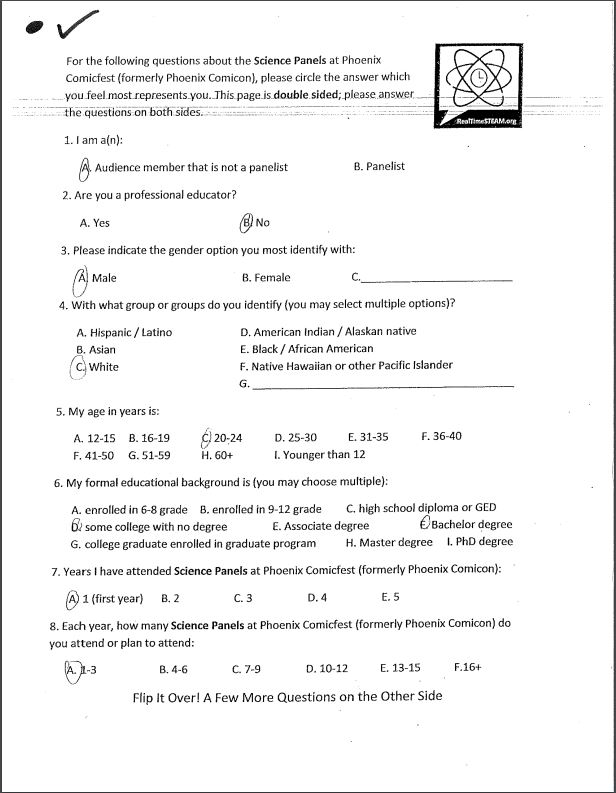
#> input picture surveyExample.JPG, 616 x 793 px
$ python detect_nonwhite.py --image ../surveyExample.JPG
#> lines starting #> are read from the running program, lines starting #| are printed output that depends on the picture; after the words box and inside, x2 and y2 are one past the last pixel; in counts of white or black regions, pixels touching at a corner belong together
# import packages
import numpy as np
import argparse
import cv2

# Argument parser
ap = argparse.ArgumentParser()
ap.add_argument("-i", "--image", help="path to the image")
args = vars(ap.parse_args())

lower = [0, 0, 0]
upper = [145, 133, 128]

lower = np.array(lower, dtype = "uint8")
upper = np.array(upper, dtype = "uint8")

# load image
image = cv2.imread(args["image"])
#> image is the input picture: shape (793, 616, 3); mean B, G, R 242.7, 242.7, 242.7

mask = cv2.inRange(image, lower, upper)
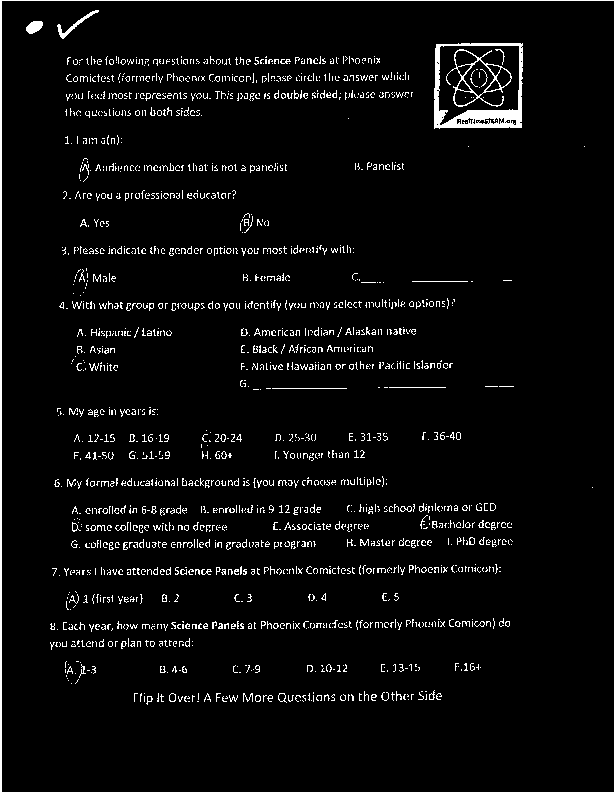
#> mask: shape (793, 616); 4.7% white in thin lines or dots
output = cv2.bitwise_and(image, image, mask = mask)
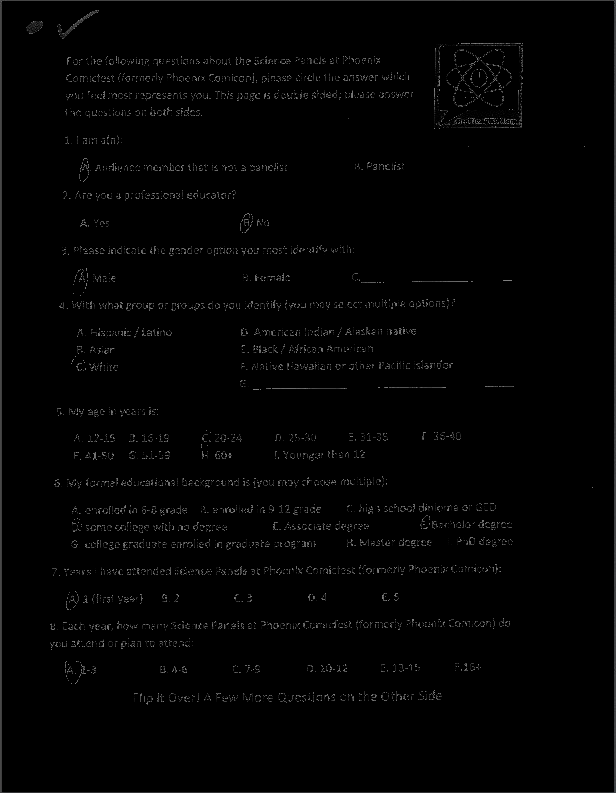
#> output: shape (793, 616, 3); mean B, G, R 3, 3, 3

blackcount = cv2.countNonZero(mask)
#> blackcount = 22898


print(blackcount)
#| 22898

cv2.imshow("images", np.hstack([image, output]))
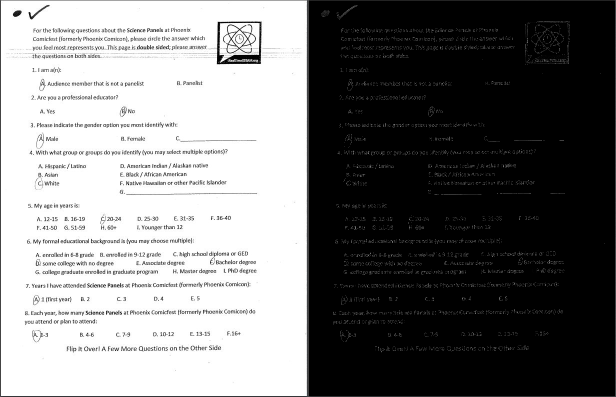
#> window 'images': shape (793, 1232, 3) (shown at 1/2 size); mean B, G, R 122.8, 122.8, 122.8
cv2.waitKey(0)

$ run again, on blank_survey-1.png
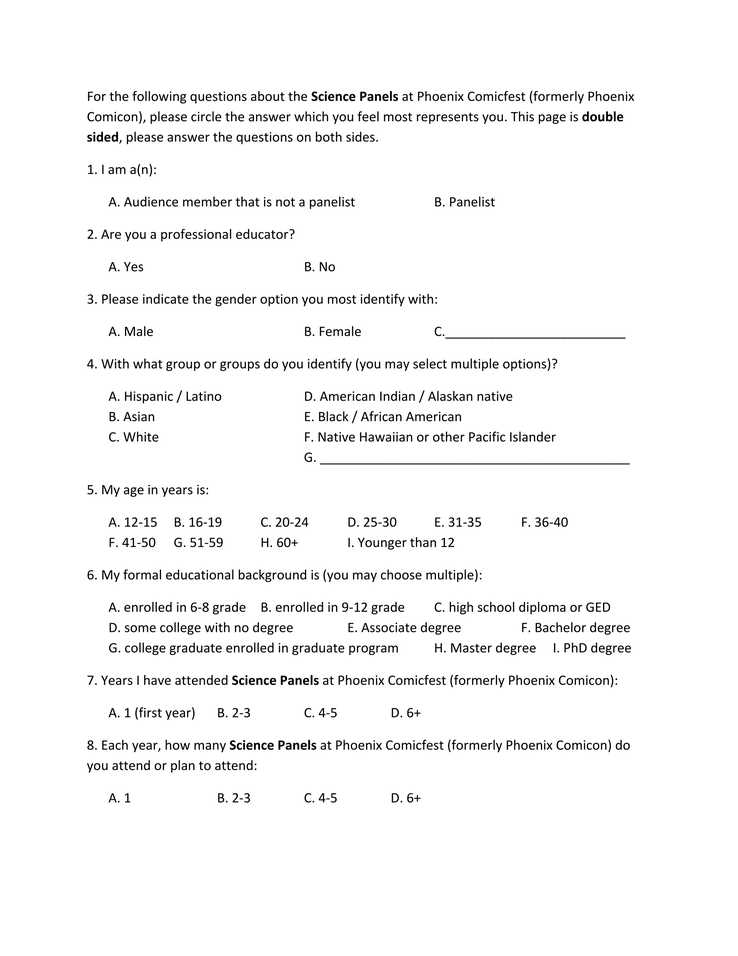
#> input picture blank_survey-1.png, 738 x 956 px, shrunk from 1700 x 2200 before the run
#> image is the input picture: shape (956, 738, 3); min 0, max 255, mean 247.2
#> `mask = cv2.inRange(image, lower, upper)`:
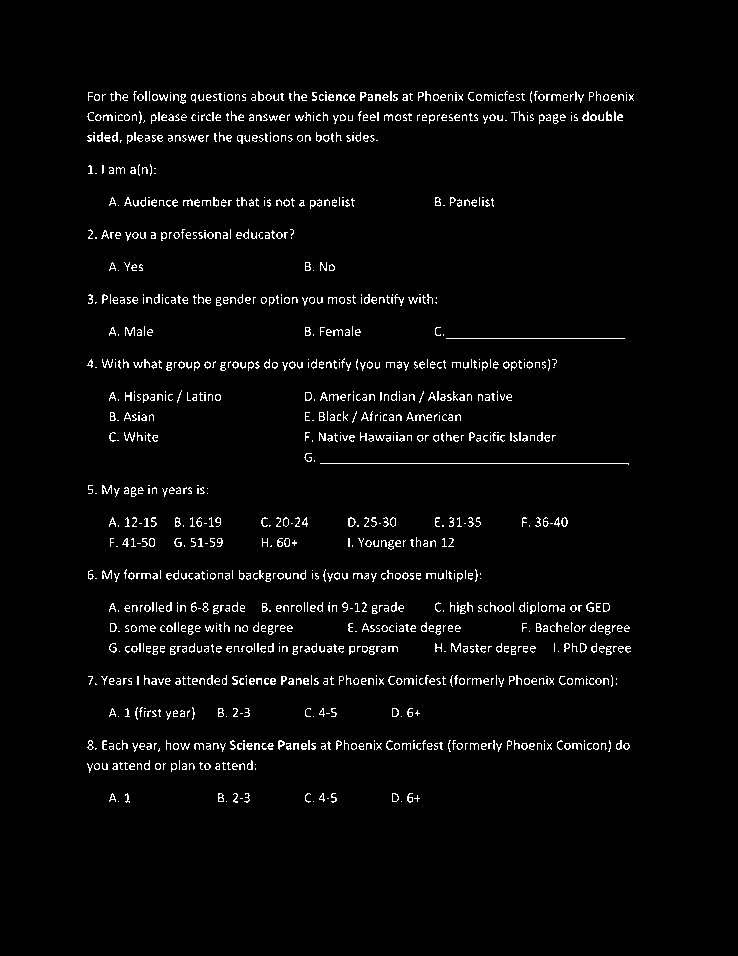
#> mask: shape (956, 738); 3.1% white in thin lines or dots, all inside (x1, y1, x2, y2) = (87, 91, 634, 803)
#> blackcount = 21659
#| 21659
#> `cv2.imshow("images", np.hstack([image, output]))`:
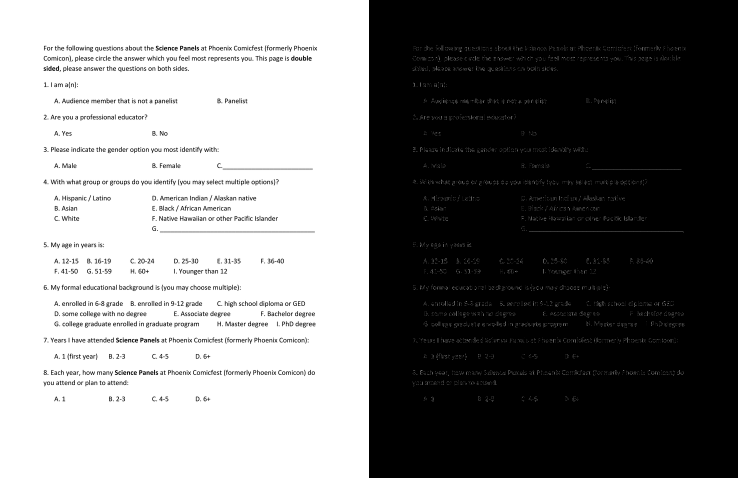
#> window 'images': shape (956, 1476, 3) (shown at 1/2 size); min 0, max 255, mean 124.5
